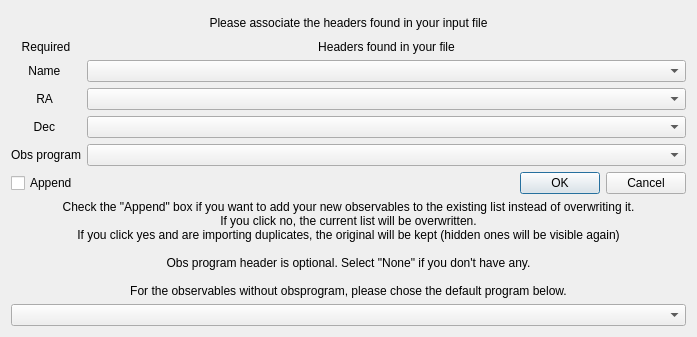
<?xml version="1.0" encoding="UTF-8"?>
<ui version="4.0">
 <class>headerDialog</class>
 <widget class="QDialog" name="headerDialog">
  <property name="geometry">
   <rect>
    <x>0</x>
    <y>0</y>
    <width>697</width>
    <height>337</height>
   </rect>
  </property>
  <property name="windowTitle">
   <string>Headers selection</string>
  </property>
  <layout class="QGridLayout" name="gridLayout">
   <item row="0" column="0">
    <layout class="QVBoxLayout" name="verticalLayout">
     <item>
      <widget class="QLabel" name="headerInstructions">
       <property name="text">
        <string>Please associate the headers found in your input file</string>
       </property>
       <property name="alignment">
        <set>Qt::AlignCenter</set>
       </property>
      </widget>
     </item>
     <item>
      <layout class="QGridLayout" name="headerGridLayout">
       <item row="1" column="0">
        <widget class="QLabel" name="header">
         <property name="text">
          <string>Required</string>
         </property>
         <property name="alignment">
          <set>Qt::AlignCenter</set>
         </property>
        </widget>
       </item>
       <item row="5" column="1">
        <widget class="QComboBox" name="headerObsprogramValue"/>
       </item>
       <item row="4" column="1">
        <widget class="QComboBox" name="headerDecValue"/>
       </item>
       <item row="3" column="0">
        <widget class="QLabel" name="headerRA">
         <property name="text">
          <string>RA </string>
         </property>
         <property name="alignment">
          <set>Qt::AlignCenter</set>
         </property>
        </widget>
       </item>
       <item row="4" column="0">
        <widget class="QLabel" name="headerDec">
         <property name="text">
          <string>Dec </string>
         </property>
         <property name="alignment">
          <set>Qt::AlignCenter</set>
         </property>
        </widget>
       </item>
       <item row="2" column="0">
        <widget class="QLabel" name="headerName">
         <property name="text">
          <string>Name </string>
         </property>
         <property name="alignment">
          <set>Qt::AlignCenter</set>
         </property>
        </widget>
       </item>
       <item row="1" column="1">
        <widget class="QLabel" name="headerHelp">
         <property name="text">
          <string>Headers found in your file</string>
         </property>
         <property name="alignment">
          <set>Qt::AlignCenter</set>
         </property>
        </widget>
       </item>
       <item row="5" column="0">
        <widget class="QLabel" name="headerObsprogram">
         <property name="text">
          <string>Obs program</string>
         </property>
         <property name="alignment">
          <set>Qt::AlignCenter</set>
         </property>
        </widget>
       </item>
       <item row="3" column="1">
        <widget class="QComboBox" name="headerRAValue"/>
       </item>
       <item row="2" column="1">
        <widget class="QComboBox" name="headerNameValue"/>
       </item>
       <item row="7" column="1">
        <widget class="QDialogButtonBox" name="headerButtonBox">
         <property name="orientation">
          <enum>Qt::Horizontal</enum>
         </property>
         <property name="standardButtons">
          <set>QDialogButtonBox::Cancel|QDialogButtonBox::Ok</set>
         </property>
        </widget>
       </item>
       <item row="7" column="0">
        <widget class="QCheckBox" name="appendCheckBox">
         <property name="text">
          <string>Append</string>
         </property>
        </widget>
       </item>
      </layout>
     </item>
     <item>
      <widget class="QLabel" name="headerInstructions_2">
       <property name="text">
        <string>Check the &quot;Append&quot; box if you want to add your new observables to the existing list instead of overwriting it.
If you click no, the current list will be overwritten.
If you click yes and are importing duplicates, the original will be kept (hidden ones will be visible again)

Obs program header is optional. Select &quot;None&quot; if you don't have any.

For the observables without obsprogram, please chose the default program below.</string>
       </property>
       <property name="alignment">
        <set>Qt::AlignCenter</set>
       </property>
      </widget>
     </item>
     <item>
      <widget class="QComboBox" name="headerObsprogramDefaultValue"/>
     </item>
    </layout>
   </item>
  </layout>
 </widget>
 <resources/>
 <connections>
  <connection>
   <sender>headerButtonBox</sender>
   <signal>rejected()</signal>
   <receiver>headerDialog</receiver>
   <slot>reject()</slot>
   <hints>
    <hint type="sourcelabel">
     <x>316</x>
     <y>260</y>
    </hint>
    <hint type="destinationlabel">
     <x>286</x>
     <y>274</y>
    </hint>
   </hints>
  </connection>
  <connection>
   <sender>headerButtonBox</sender>
   <signal>accepted()</signal>
   <receiver>headerDialog</receiver>
   <slot>accept()</slot>
   <hints>
    <hint type="sourcelabel">
     <x>248</x>
     <y>254</y>
    </hint>
    <hint type="destinationlabel">
     <x>157</x>
     <y>274</y>
    </hint>
   </hints>
  </connection>
 </connections>
</ui>
